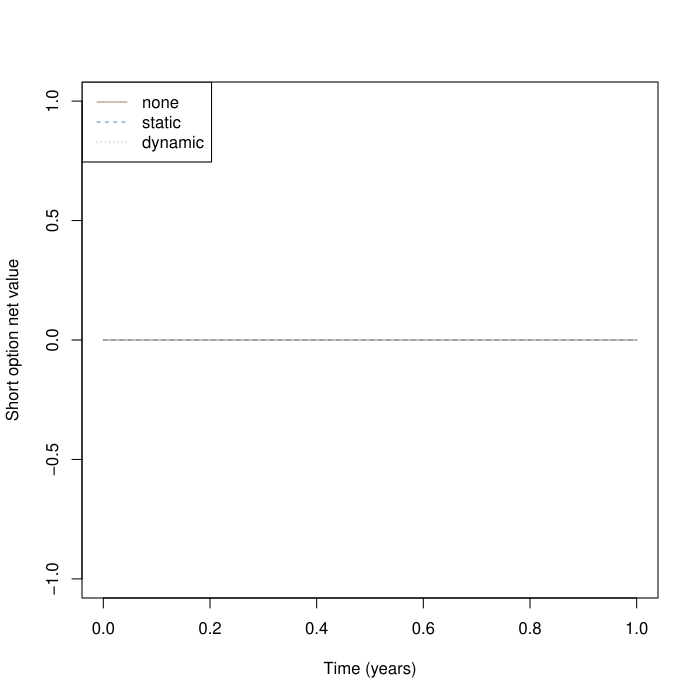

This figure's R source:
pdf('tests/bs-round3/case-11-full.pdf')
# 一份教学欧式期权对应一单位标的；卖出一份，非真实市场预测
# [parameters] 定价与路径波动率一致；允许卖空、分数持仓，无交易成本
S0 <- 100000; K <- 100000; T <- 1; r <- 0.05; q <- 0.1; sigma <- 0
N <- 1; interval <- 1; seed <- 2027; type <- "C"
# [validation] 与网页使用同一教学域；不截断超域价格
stopifnot(all(is.finite(c(S0,K,T,r,q,sigma,N,interval,seed))), S0>=.01, S0<=1e5, K>=.01, K<=1e5,
          T>0, T<=10, r >= -0.1, r<=.3, q>=0, q<=1, sigma>=0, sigma<=2,
          N>=1, N<=504, N==floor(N), interval>=1, interval<=504, interval==floor(interval),
          seed>=0, seed<=2147483646, seed==floor(seed), type %in% c("C","P"))
# [delta] 带连续股息的 BS 价格、Delta；到期直接使用支付函数
option <- function(S, tau) {
  if(tau==0) return(c(price=if(type=="C") max(S-K,0) else max(K-S,0), delta=NA_real_, gamma=NA_real_))
  A <- S*exp(-q*tau); D <- K*exp(-r*tau)
  if(sigma==0) {
    if(A==D) stop("Zero volatility kink: Delta is not unique")
    d <- as.numeric(A>D)
    return(c(price=if(type=="C") max(A-D,0) else max(D-A,0), delta=exp(-q*tau)*(d-if(type=="P") 1 else 0), gamma=0))
  }
  d1 <- (log(S/K)+(r-q+sigma^2/2)*tau)/(sigma*sqrt(tau)); d2 <- d1-sigma*sqrt(tau)
  price <- if(type=="C") max(0,A-D,A*pnorm(d1)-D*pnorm(d2)) else max(0,D-A,D*pnorm(-d2)-A*pnorm(-d1))
  delta <- exp(-q*tau)*(pnorm(d1)-if(type=="P") 1 else 0)
  c(price=price, delta=delta, gamma=exp(-q*tau)*dnorm(d1)/(S*sigma*sqrt(tau)))
}
# [path] Park-Miller + Box-Muller，与网页相同的可复现教学随机数
normal_draws <- function(seed, n) {
  state <- seed %% 2147483646 + 1
  uniform <- function() { state <<- (state*16807) %% 2147483647; state/2147483647 }
  vapply(seq_len(n), function(i) sqrt(-2*log(uniform()))*cos(2*pi*uniform()), numeric(1))
}
dt <- T/N
Z <- normal_draws(seed,N)
spots <- numeric(N+1); spots[1] <- S0
for(i in seq_len(N)) spots[i+1] <- spots[i]*exp((r-q-sigma^2/2)*dt+sigma*sqrt(dt)*Z[i])
stopifnot(length(spots)==N+1, spots[1]==S0, all(is.finite(spots)), all(spots>=.01 & spots<=1e5))
# [time] 期末tau严格为0；三种策略共享同一条路径与同一权利金
values <- t(vapply(0:N,function(i) option(spots[i+1], T*(N-i)/N), numeric(3)))
premium <- values[1,"price"]
run_strategy <- function(strategy) {
  # [initial] 权利金支付股票成本，余款为现金；允许负现金（借款）
  holding <- if(strategy=="none") 0 else values[1,"delta"]
  cash <- premium-holding*S0
  rows <- data.frame(i=0,t=0,tau=T,S=S0,price=premium,delta=values[1,"delta"],gamma=values[1,"gamma"],
    oldHolding=0,holding=holding,quantity=holding,cashBefore=premium,interest=0,dividend=0,
    tradeCash=-holding*S0,cash=cash,net=holding*S0+cash-premium,netDelta=holding-values[1,"delta"],rebalance=FALSE,settlement=0)
  for(i in seq_len(N)) {
    # [interest] 先按连续复利更新现金账户，负现金承担利息
    oldHolding <- holding; interest <- cash*expm1(r*dt)
    # [dividend] 左端点矩形近似，股息期末入账；空头为支出，不额外复利
    dividend <- oldHolding*q*spots[i]*dt
    cashBefore <- cash+interest+dividend
    # [trade] 仅动态策略在约定时点调仓；到期不再构造Delta
    rebalance <- strategy=="dynamic" && i<N && i %% interval==0
    if(rebalance) holding <- values[i+1,"delta"]
    quantity <- holding-oldHolding
    tradeCash <- -quantity*spots[i+1]
    cash <- cashBefore+tradeCash
    # [net] 卖方组合：股票+现金-期权负债；终点price为真实支付
    net <- holding*spots[i+1]+cash-values[i+1,"price"]
    rows <- rbind(rows,data.frame(i=i,t=i*dt,tau=T*(N-i)/N,S=spots[i+1],price=values[i+1,"price"],
      delta=values[i+1,"delta"],gamma=values[i+1,"gamma"],oldHolding=oldHolding,holding=holding,quantity=quantity,
      cashBefore=cashBefore,interest=interest,dividend=dividend,tradeCash=tradeCash,cash=cash,net=net,
      netDelta=if(i==N) NA_real_ else holding-values[i+1,"delta"],rebalance=rebalance,settlement=0))
  }
  rows
}
results <- lapply(c("none","static","dynamic"),run_strategy)
names(results) <- c("none","static","dynamic")
errors <- vapply(results,function(x) tail(x$net,1),numeric(1))
# [settle] 终点表格为清算前账户；卖出所有股票并支付期权后，现金等于净误差
settlement <- lapply(results,function(x) {
  last <- x[nrow(x),]; c(stockLiquidation=last$holding*last$S, optionPayment=-last$price,
    cashBefore=last$cash, finalCash=last$cash+last$holding*last$S-last$price, finalHolding=0)
})
print(errors, digits=12)
print(tail(results$dynamic,3), digits=10)
# [validation] 逐期对账与自融资验证
for(x in results) {
  stopifnot(abs(x$net[1])<1e-8)
  stopifnot(max(abs(x$cash-x$cashBefore-x$tradeCash))<1e-7)
  stopifnot(max(abs(x$net-(x$holding*x$S+x$cash-x$price)))<1e-7)
  stopifnot(max(abs(diff(x$cash)-x$interest[-1]-x$dividend[-1]-x$tradeCash[-1]))<1e-7)
}
# [plot] 相同路径上的三策略；单条路径误差不保证随调仓频率单调改善
matplot((0:N)*dt,do.call(cbind,lapply(results,function(x) x$net)),type="l",lty=1:3,
        col=c("#a98773","#6689a8","#659b8a"),xlab="Time (years)",ylab="Short option net value")
legend("topleft",legend=names(results),lty=1:3,col=c("#a98773","#6689a8","#659b8a"))
# RStudio实践：保持N、seed与其他参数不变，只修改interval后整段重跑。
# 比较errors和逐期账户；更频繁调仓不保证本路径误差单调下降或盈利。

for(k in names(results)) write.table(results[[k]],file=paste0('tests/bs-round3/case-11-full-',k,'.csv'),row.names=FALSE,quote=FALSE,sep=',',na='NA')
dev.off()
